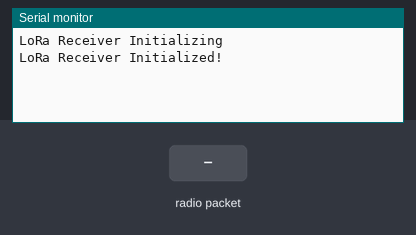
The sketch below on a simulated Arduino Uno, built with avr-gcc and run on an emulated ATmega328P. Parts: the last lines printed to the serial monitor. The test bench sets the inputs (shaded band). No radio packets arrive unless stated.

Above: at 1.2 s.
1.3 s: radio packet "1" arrives
At 1.8 s:
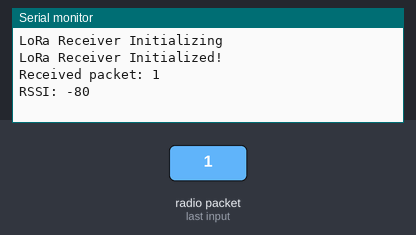
2.8 s: radio packet "0" arrives
At 4.0 s:
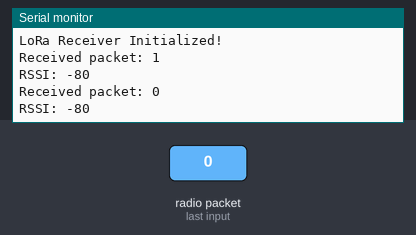
4.3 s: radio packet "2" arrives
At 5.3 s:
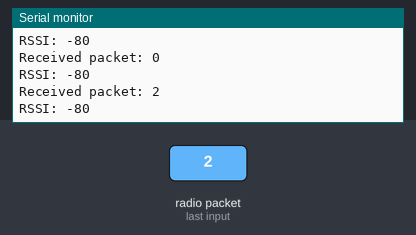

The sketch:

Last_reciver.ino
```cpp
#include <SPI.h>
#include <LoRa.h>

// Define the pins used by the LoRa module
#define ss 16
#define rst 14
#define dio0 26

void setup() {
  Serial.begin(115200);
  while (!Serial);
  Serial.println("LoRa Receiver Initializing");

  // Initialize LoRa with the specified frequency
  LoRa.setPins(ss, rst, dio0);

  // Wait until the LoRa module is initialized
  while (!LoRa.begin(866E6)) {
    Serial.print(".");
    delay(500);
  }

  // Set LoRa parameters
  LoRa.setSyncWord(0xF3);
  LoRa.setSpreadingFactor(8); // Adjust spreading factor as needed
  Serial.println("LoRa Receiver Initialized!");
}

void loop() {
  // Try to parse a packet
  int packetSize = LoRa.parsePacket();
  if (packetSize) {
    // Received a packet
    Serial.print("Received packet: ");

    // Read packet
    String receivedData = "";
    while (LoRa.available()) {
      receivedData += (char)LoRa.read();
    }

    // Print the received data
    Serial.println(receivedData);

    // Print the RSSI of the received packet
    Serial.print("RSSI: ");
    Serial.println(LoRa.packetRssi());
  }
}
```

Measured:
- after the input at 1.3 s, the serial monitor: prints a new line at once (image 1)
- after the input at 2.8 s, the serial monitor: prints a new line at once (image 2)
- after the input at 4.3 s, the serial monitor: prints a new line at once (image 3)
